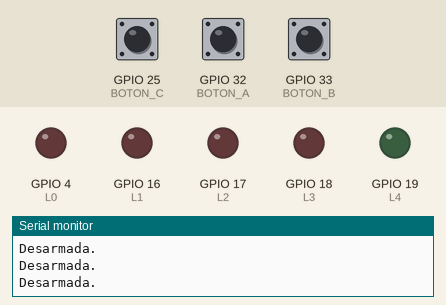
This sketch was run on a simulated ESP32. Parts: output pins drawn as LEDs (lit = HIGH), the last lines printed to the serial monitor. Dashed ring = blinking. The inputs (shaded band) are chosen by the test bench; at power-on: GPIO 25 (BOTON_C) HIGH, GPIO 33 (BOTON_B) HIGH, GPIO 32 (BOTON_A) HIGH.

Above: at 1.4 s.
1.5 s: GPIO 25 (BOTON_C) pulled LOW for 0.35 s
At 1.57 s:
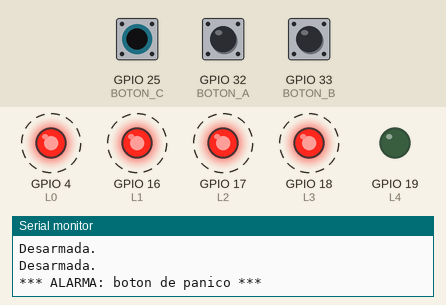
3.4 s: GPIO 33 (BOTON_B) pulled LOW for 0.35 s
At 3.75 s:
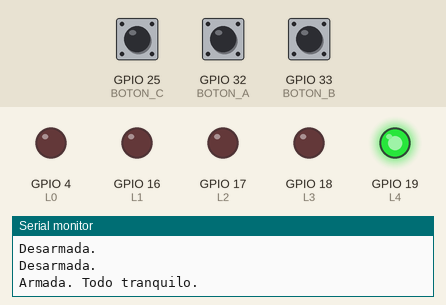
5.4 s: GPIO 33 (BOTON_B) pulled LOW for 3.2 s
At 9.9 s:
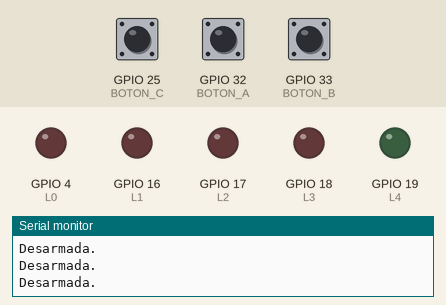
10.2 s: GPIO 25 (BOTON_C) pulled LOW for 3.2 s
At 10.28 s:
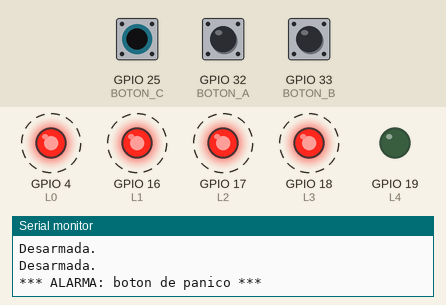
14.9 s: GPIO 32 (BOTON_A) driven LOW and GPIO 33 (BOTON_B) driven LOW
At 15.08 s:
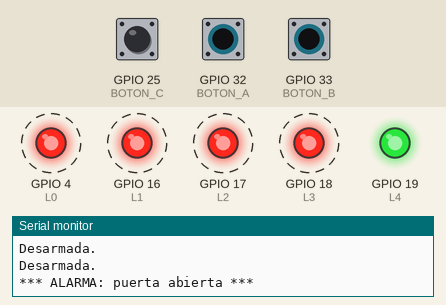
Timing chart, 0 to 18.9 s (numbered marks = the images above; inputs shaded):
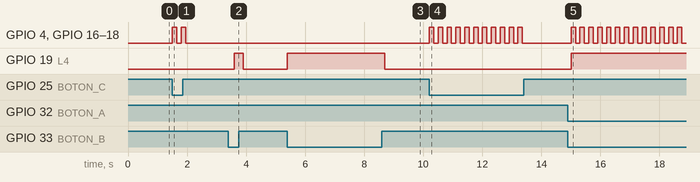

Measured:
- after the input at 1.5 s, GPIO 4 (L0), GPIO 16 (L1), GPIO 17 (L2), GPIO 18 (L3): alternates HIGH for 0.15 s and LOW for 0.15 s, 4 changes in all, then stays LOW, starting at once
- after the input at 3.4 s, GPIO 19 (L4): LOW → HIGH after 0.20 s, → LOW 0.30 s later
- after the input at 5.4 s, GPIO 19 (L4): LOW → HIGH at once, → LOW 3.3 s later
- after the input at 10.2 s, GPIO 4 (L0), GPIO 16 (L1), GPIO 17 (L2), GPIO 18 (L3): alternates HIGH for 0.15 s and LOW for 0.15 s, 22 changes in all, then stays LOW, starting at once
- after the input at 14.9 s, GPIO 4 (L0), GPIO 16 (L1), GPIO 17 (L2), GPIO 18 (L3): alternates HIGH for 0.15 s and LOW for 0.15 s, starting after 0.11 s; GPIO 19 (L4): LOW → HIGH after 0.11 s

The sketch:

sketch.ino
```cpp
// Clase 3 - Ejercicio 2 (solución): alarma de una casa
//   B mantenido = sistema ARMADO (en una casa real sería una llave)
//   A apretado  = PUERTA ABIERTA (sensor de la puerta)
//   C apretado  = botón de PÁNICO (dispara la alarma siempre)
// Salidas:
//   L4 (verde)  = sistema armado
//   L0..L3 (rojos) parpadean cuando suena la alarma

#include <Arduino.h>

const int L0 = 4;
const int L1 = 16;
const int L2 = 17;
const int L3 = 18;
const int L4 = 19;
const int BOTON_A = 32;
const int BOTON_B = 33;
const int BOTON_C = 25;

void setup() {
  Serial.begin(115200);
  pinMode(L0, OUTPUT);
  pinMode(L1, OUTPUT);
  pinMode(L2, OUTPUT);
  pinMode(L3, OUTPUT);
  pinMode(L4, OUTPUT);
  pinMode(BOTON_A, INPUT_PULLUP);
  pinMode(BOTON_B, INPUT_PULLUP);
  pinMode(BOTON_C, INPUT_PULLUP);
}

void loop() {
  bool puertaAbierta = digitalRead(BOTON_A) == LOW;
  bool armada        = digitalRead(BOTON_B) == LOW;
  bool panico        = digitalRead(BOTON_C) == LOW;

  digitalWrite(L4, armada);

  if (panico || (armada && puertaAbierta)) {
    if (panico) {
      Serial.printf("*** ALARMA: boton de panico ***\n");
    } else {
      Serial.printf("*** ALARMA: puerta abierta ***\n");
    }
    // Parpadeo de los 4 LEDs rojos
    digitalWrite(L0, HIGH);
    digitalWrite(L1, HIGH);
    digitalWrite(L2, HIGH);
    digitalWrite(L3, HIGH);
    delay(150);
    digitalWrite(L0, LOW);
    digitalWrite(L1, LOW);
    digitalWrite(L2, LOW);
    digitalWrite(L3, LOW);
    delay(150);
  } else if (armada) {
    Serial.printf("Armada. Todo tranquilo.\n");
    delay(300);
  } else {
    Serial.printf("Desarmada.\n");
    delay(300);
  }
}
```
